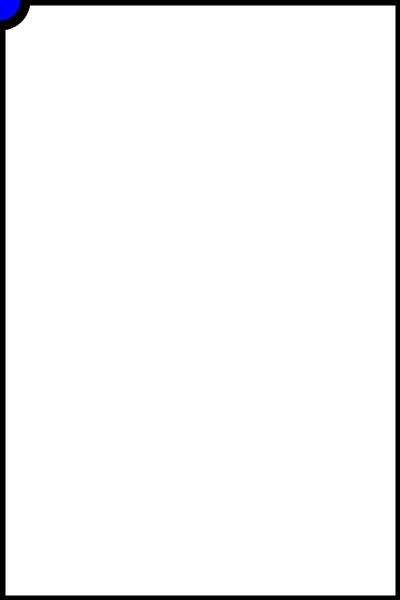
Frame 1 (no input)
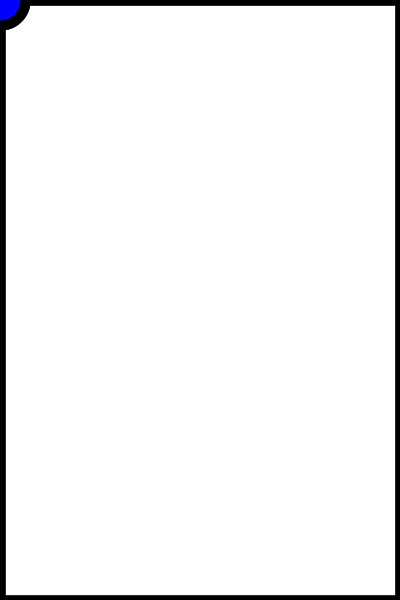
Frame 60 (the mouse pressed at the canvas centre just before this capture)
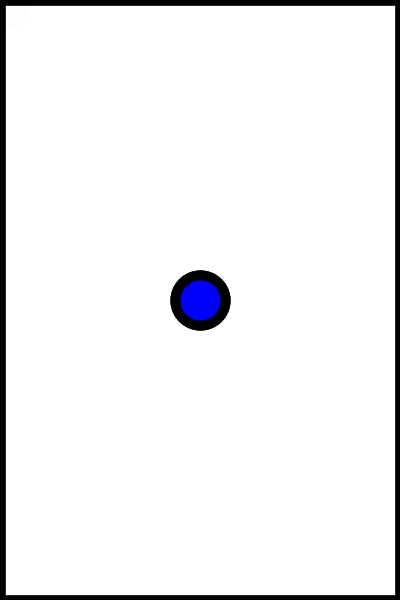
Frame 120 (the mouse held since frame 60 and released just before this capture)

The Processing sketch that drew these frames (run headless with seeded random() and noise(); from frame 60 on, the mouse is pressed at the canvas centre):

// Processing sketch: processing_49135
// ── processing_49135.pde

void setup()
{
  size(400, 600);
  background(255, 255, 255);
  smooth();
  frameRate(15);
  strokeWeight(10);
}

void draw()
{
  // background(255,255,255);
  fill(255, 255, 255, 50);
  rect(0, 0, width, height);
  fill(0, 0, 255);
  if (mouseY > height/2)
  {
    fill(0, 0, 255,100 );
  }

  ellipse(mouseX, mouseY, 50, 50);
}
void mousePressed()
{
  fill(random(255), random(255), random(255));
}


void keyPressed()
{
  save("snapshot.png");
  background(255, 255, 255);
}
